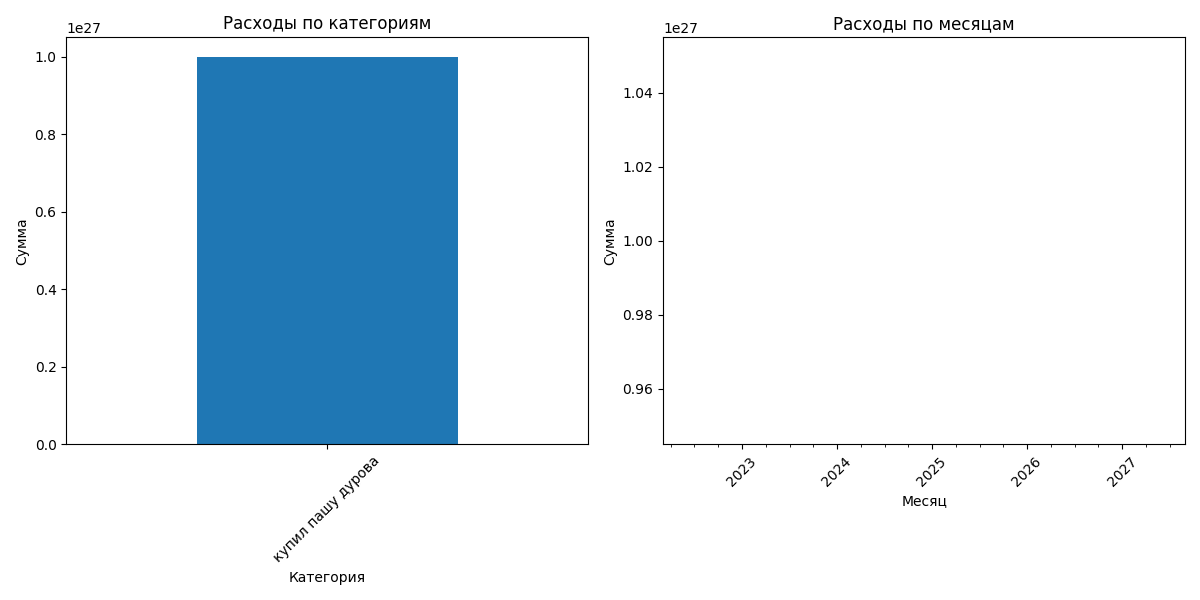

The script that saved this image:
import pandas as pd
import sqlite3
import matplotlib.pyplot as plt
import seaborn as sns
import os
from database import init_db

def generate_expense_statistics():
    # Инициализируем базу данных перед работой
    init_db()

    # Проверка существования базы данных
    db_path = os.path.join(os.path.dirname(__file__), 'expenses.db')
    if not os.path.exists(db_path):
        print(f"Ошибка: База данных {db_path} не найдена!")
        return

    # Подключение к базе данных
    try:
        conn = sqlite3.connect(db_path)
    except sqlite3.Error as e:
        print(f"Ошибка при подключении к базе данных: {e}")
        return

    # Проверка содержимого базы данных
    try:
        cursor = conn.cursor()
        cursor.execute("SELECT name FROM sqlite_master WHERE type='table';")
        tables = cursor.fetchall()
        print("Таблицы в базе данных:", tables)
    except sqlite3.Error as e:
        print(f"Ошибка при чтении базы данных: {e}")
        conn.close()
        return

    # Загрузка данных о расходах в DataFrame
    try:
        expenses_df = pd.read_sql_query("SELECT * FROM expenses", conn)
        
        # Проверка данных
        if expenses_df.empty:
            print("Внимание: Таблица расходов пуста!")
            return

        # Базовая статистика расходов
        print("Базовая статистика расходов:")
        print(expenses_df['amount'].describe())

        # Статистика расходов по категориям
        print("\nСредние расходы по категориям:")
        category_stats = expenses_df.groupby('category')['amount'].agg(['mean', 'sum', 'count'])
        print(category_stats)

        # Топ-5 категорий по сумме расходов
        print("\nТоп-5 категорий по сумме расходов:")
        top_categories = category_stats.sort_values('sum', ascending=False).head()
        print(top_categories)

        # Распределение расходов по месяцам
        expenses_df['date'] = pd.to_datetime(expenses_df['date'])
        monthly_expenses = expenses_df.groupby(expenses_df['date'].dt.to_period('M'))['amount'].sum()
        print("\nРасходы по месяцам:")
        print(monthly_expenses)

        # Визуализация
        plt.figure(figsize=(12, 6))
        
        # График расходов по категориям
        plt.subplot(1, 2, 1)
        category_stats['sum'].plot(kind='bar')
        plt.title('Расходы по категориям')
        plt.xlabel('Категория')
        plt.ylabel('Сумма')
        plt.xticks(rotation=45)

        # График расходов по месяцам
        plt.subplot(1, 2, 2)
        monthly_expenses.plot(kind='line')
        plt.title('Расходы по месяцам')
        plt.xlabel('Месяц')
        plt.ylabel('Сумма')
        plt.xticks(rotation=45)

        plt.tight_layout()
        plt.savefig('expense_statistics.png')
        plt.close()

    except Exception as e:
        print(f"Ошибка при работе с данными: {e}")
    finally:
        # Закрытие соединения
        conn.close()

if __name__ == '__main__':
    generate_expense_statistics()
